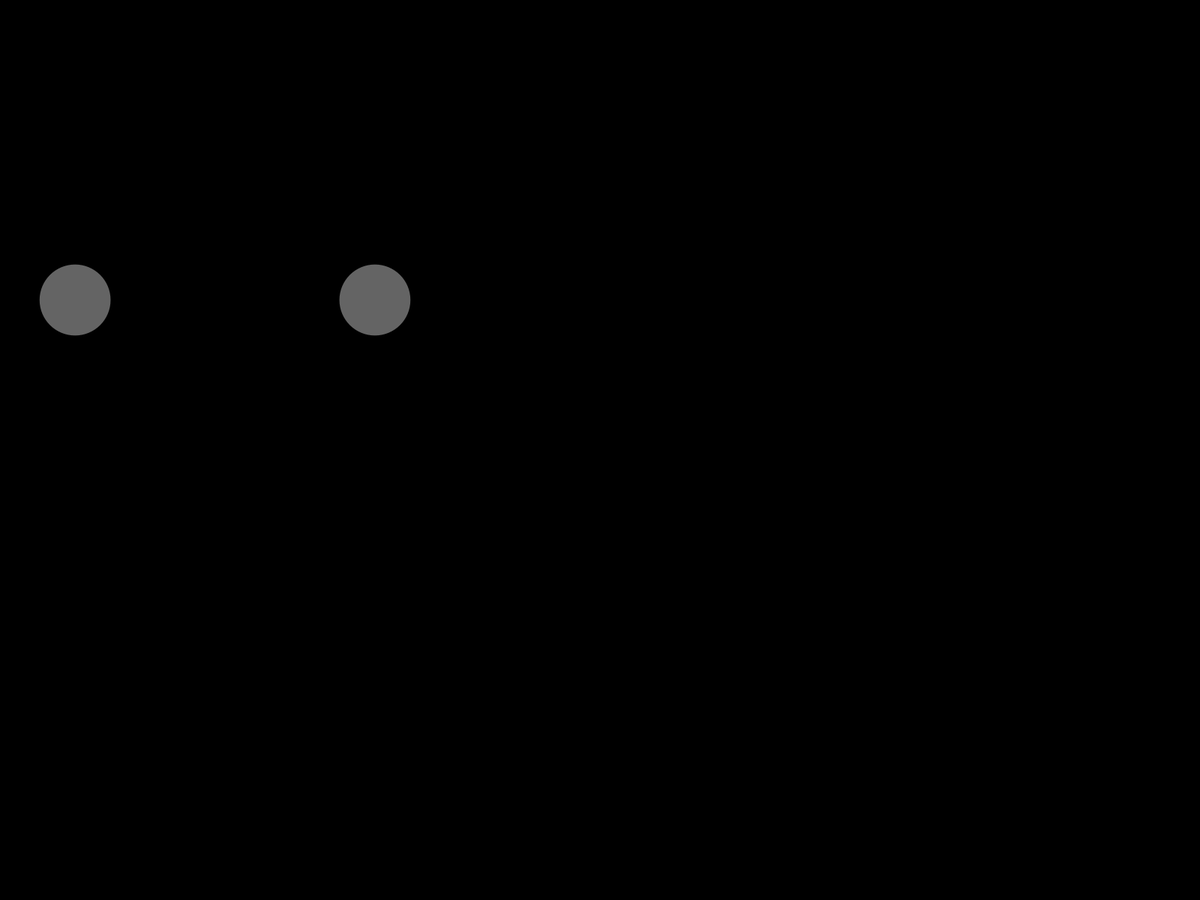
Frame 1 (no input)
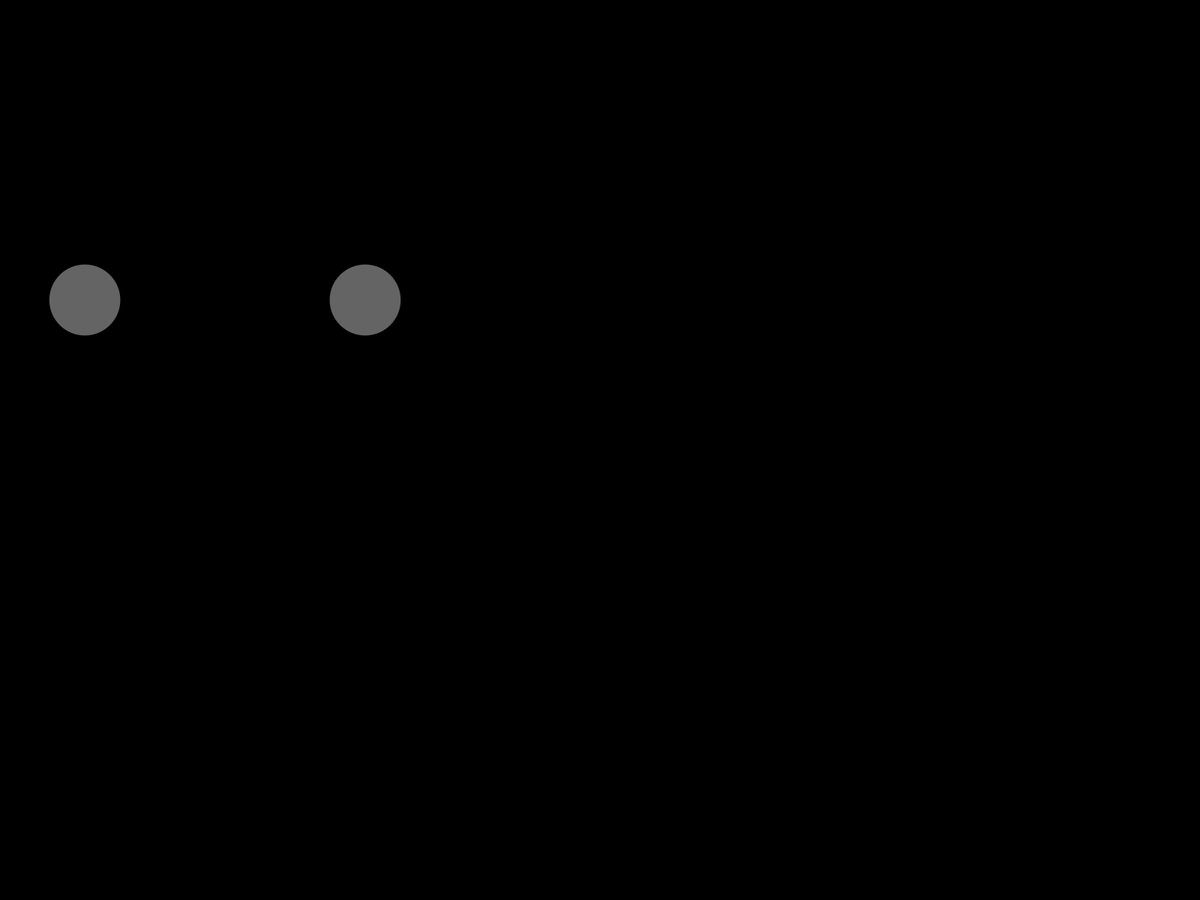
Frame 60 (the mouse pressed at the canvas centre just before this capture)
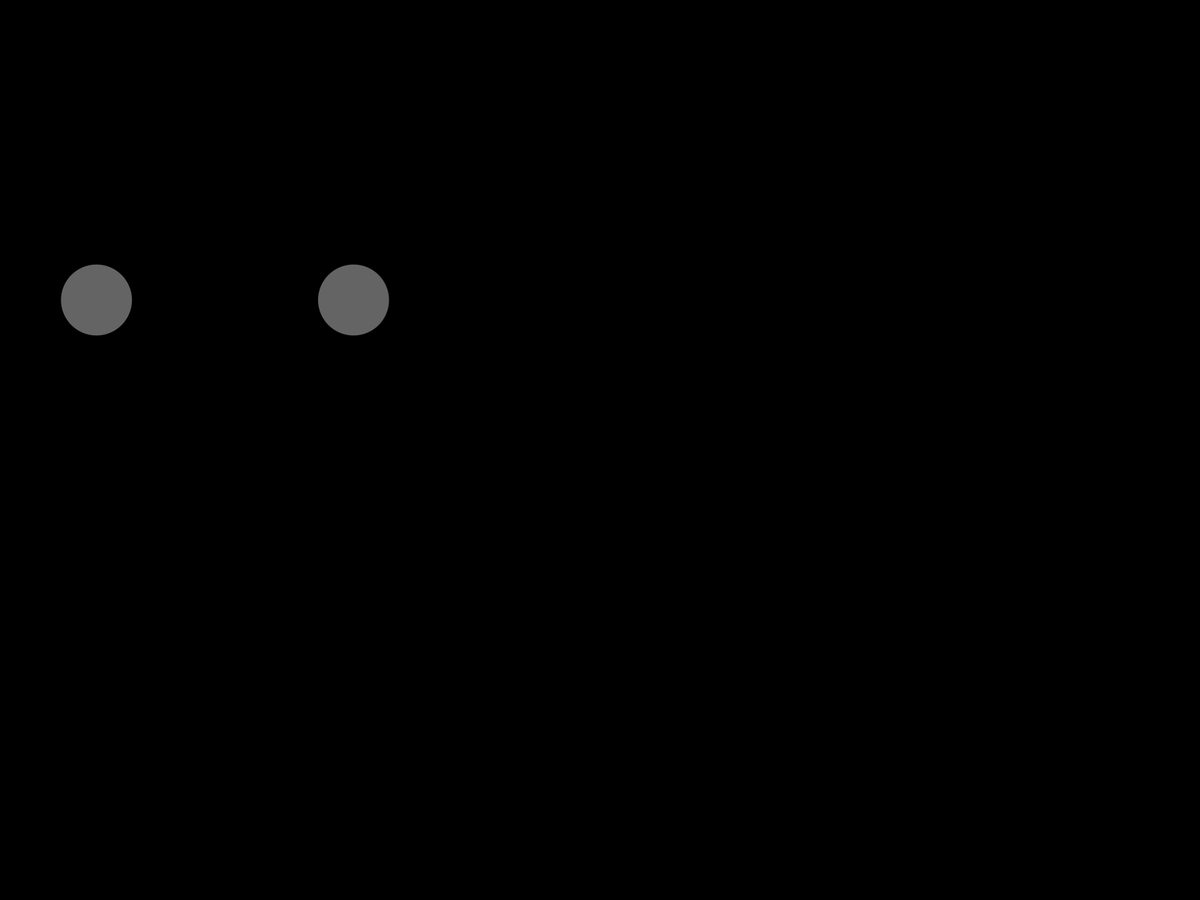
Frame 120 (the mouse held since frame 60 and released just before this capture)

The Processing sketch that drew these frames (run headless with seeded random() and noise(); from frame 60 on, the mouse is pressed at the canvas centre):

// Processing sketch: physics
// ── physics.pde
float deltaT = 0.5;
float gConst = 6.674*pow(10,1);

ArrayList<body>bodies = new ArrayList();

void setup(){
  fullScreen();
  //for(int i = 0;i < 2;i++){
  //  bodies.add(new body(new PVector(random(width),random(height)),1000,random(0.01,0.05)));
  //}
  bodies.add(new body(new PVector(100,400),1000,0.003));
  bodies.add(new body(new PVector(500,400),1000,0.003));
}

void draw(){
  background(0);
  for(body b:bodies){
    ArrayList<body>temp = new ArrayList();
    for(body b1:bodies){
      if(b != b1){
        temp.add(b1);
      }
    }
    b.applyGrav(temp);
    b.collision_rebound(temp);
  }
  for(body b:bodies){
    b.update();
    b.display();
  }
}
// ── body.pde
class body{
  float radius;//in pixels
  float volume;//in pixels cubed
  float mass;//in kg
  float density;//in kg per pixels cubed
  PVector acc = new PVector(0,0);
  PVector vel = new PVector(0,0);
  PVector pos = new PVector(0,0);
  body(PVector p,float m,float d){
    pos = p.copy();
    mass = m;
    density = d;
    volume = mass/density;
    radius = pow(volume/(4/3*PI),(1/3.0));
  }
  PVector[] collideP(PVector Pos1, PVector Pos2, PVector Vel1, PVector Vel2, float Mass1, float Mass2){
    PVector secondBallVec1 = new PVector(Pos2.x-Pos1.x,Pos2.y-Pos1.y).setMag(1);
    PVector firstBallVec1 = new PVector(-secondBallVec1.y,secondBallVec1.x).setMag(1);
    float magSecond1 = Vel1.mag()*cos(PVector.angleBetween(secondBallVec1,Vel1));
    float magFirst1 = Vel1.mag()*cos(PVector.angleBetween(firstBallVec1,Vel1));
    
    PVector secondBallVec2 = new PVector(Pos1.x-Pos2.x,Pos1.y-Pos2.y).setMag(1);
    PVector firstBallVec2 = new PVector(-secondBallVec2.y,secondBallVec2.x).setMag(1);
    float magSecond2 = Vel2.mag()*cos(PVector.angleBetween(secondBallVec2,Vel1));
    float magFirst2 = Vel2.mag()*cos(PVector.angleBetween(firstBallVec2,Vel1));
    
    PVector[] newVs = {firstBallVec2.setMag(magFirst2),secondBallVec1.setMag(magSecond1)};
    return newVs;
  }
  void collision_rebound(ArrayList<body> all){
    for(body b:all){
      if(b.radius+radius >= dist(pos.x+vel.x,pos.y+vel.y,b.pos.x+b.vel.x,b.pos.y+b.vel.y)){
        //PVector[] newV = collideP(pos,b.pos,vel,b.vel,mass,b.mass);
        //println(vel);
        //println(newV[0]);
        //vel = newV[0].mult(-1);
        //acc.mult(0);
        println(vel);
        println(b.vel);
        vel.mult(0);
        b.vel.mult(0);
        acc.mult(0);
        b.acc.mult(0);
        
        //PVector t = b.vel;
        //b.vel = vel;
        //vel = t;
      }
    }
  }
  void applyGrav(ArrayList<body> all){
    for(body b:all){
      float m1 = b.mass;
      float m2 = mass;
      float r = dist(pos.x,pos.y,b.pos.x,b.pos.y);
      float gravF = gConst*(m1*m2/pow(r,2));
      if(gravF > 1000){
        //gravF = 1000;
      }
      acc.add(new PVector(b.pos.x-pos.x,b.pos.y-pos.y).setMag(gravF/m2));
    }
  }
  void update(){
    vel.mult(deltaT);
    vel.add(acc.mult(0.5*deltaT));
    pos.add(vel);
    acc.mult(0);
  }
  void display(){
    noStroke();
    fill(map(mass,100,1000,255,100));
    ellipse(pos.x,pos.y,radius*2,radius*2);
  }
}
